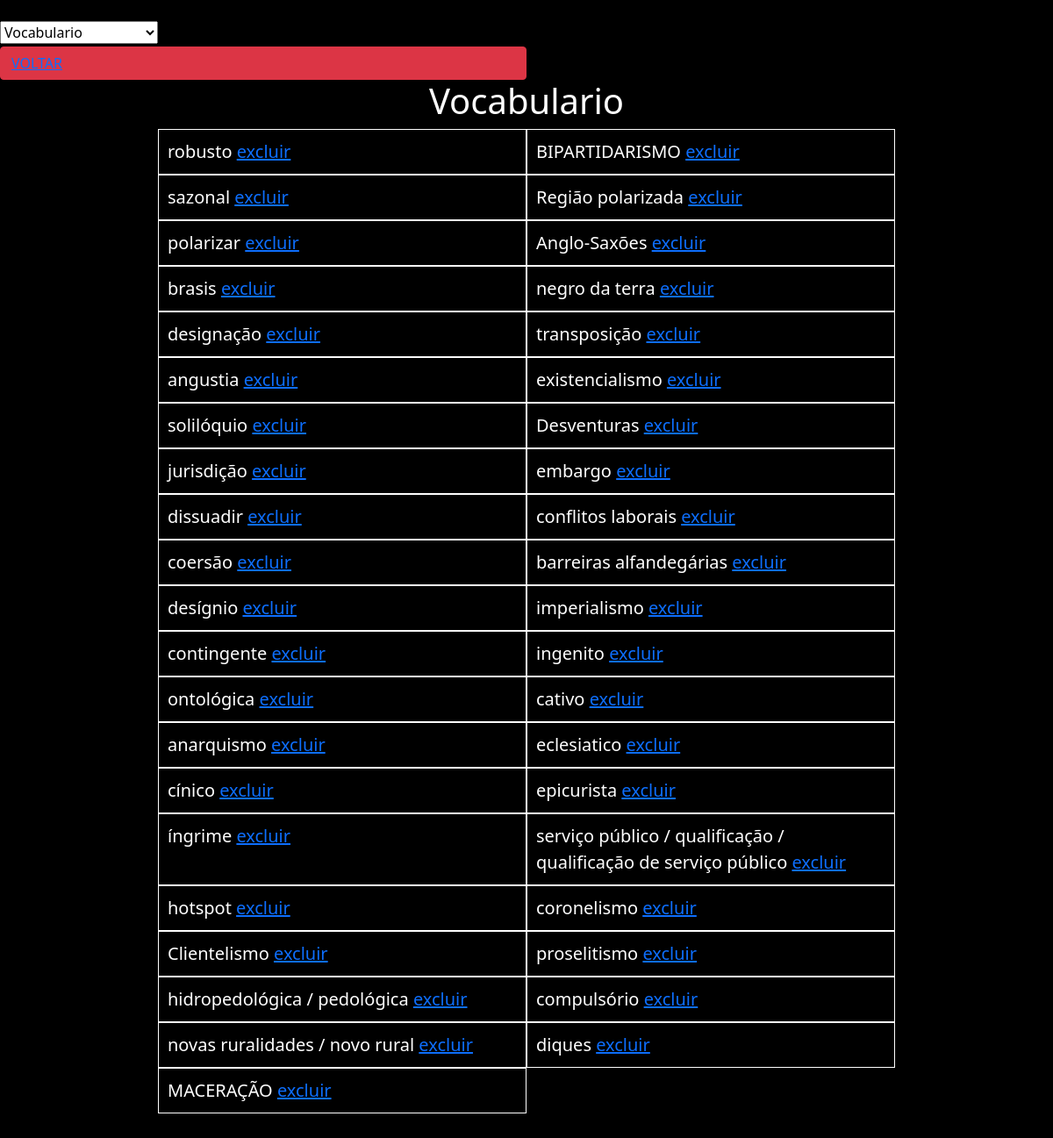
Before: /detalhes/detalhesTotal/ with the older database file.
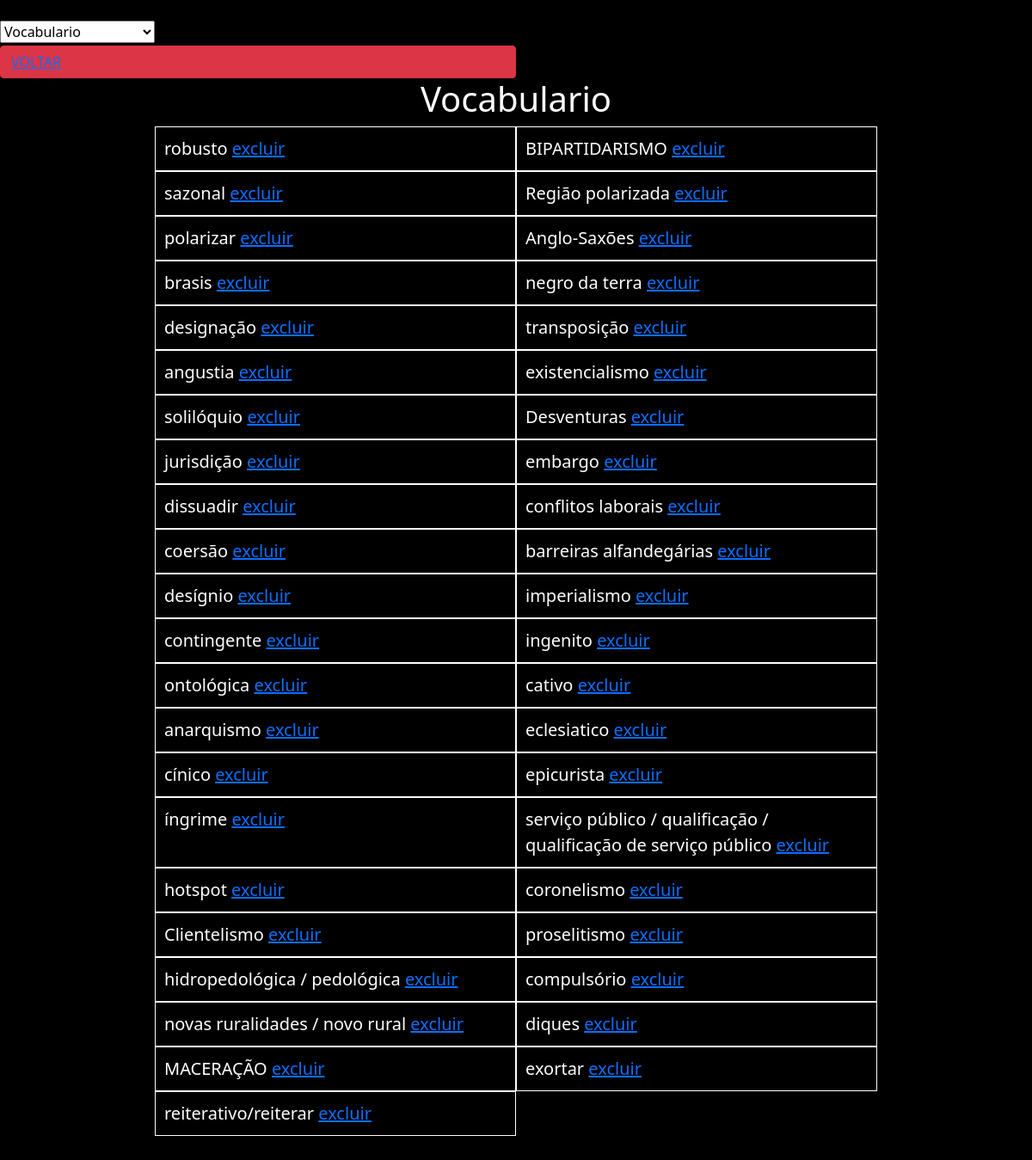
After: the same page with the newer database file.
### app/models.py (models this page shows, shortened)
class Vocabulario(models.Model):
    nome = models.CharField(max_length=50)
    descricao  = models.CharField(max_length=400, default=' ')
    prova = models.ForeignKey(Prova, on_delete=models.CASCADE)

### detalhes/views.py (the view, shortened to what this page needs)
# urls.py: path('detalhesTotal/', detalhesTotal, name='detalhesTotal'),
def detalhesTotal(request):
    detalhaOque = 'Vocabulario'
    modelsPertence = 'Vocabulario'
    valores = Vocabulario.objects.all()
    return render(request, 'listarConteudos.html', {'detalhaOQue':detalhaOque, 'modelsPertence':modelsPertence, 'valores':valores})

### detalhes/templates/listarConteudos.html (shortened to what this page needs)
{% load static %}
<!DOCTYPE html>
<html lang="en">
<head>
    <link href="https://cdn.jsdelivr.net/npm/bootstrap@5.0.2/dist/css/bootstrap.min.css" rel="stylesheet">
    <link rel="stylesheet" href="{% static 'css/corrigirProva.css' %}">
    <link rel="stylesheet" href="{% static 'css/listarConteudo.css' %}">
</head>
<body>
    <form action="" method="post" id="form">
        <select name="selecionarConteudo" id="selecionarConteudo">
            <option  id="Vocabulario" selected value="Vocabulario">Vocabulario</option>
        </select>
    </form>
    <div class="btn  btn-red btn-danger w-50  d-flex ">
        <a href="{%url 'voltar' 'menu' %}">VOLTAR</a>
    </div>
    <h1 id="detalhaOque">{{detalhaOQue}}</h1>
      <div class="itens">
        {% for i in valores%}
        <div class="item">
            {{i.nome}}
            <span>
              <a href="{% url 'modificaDados' 'excluir' modelsPertence i.id%}?caminho={{ request.path }}">excluir</a>
            </span>
        </div>
         {%endfor%}
        </div>
</body>
</html>

Changed rows visible on the page:
added Vocabulario: nome "exortar"
added Vocabulario: nome "reiterativo/reiterar"
